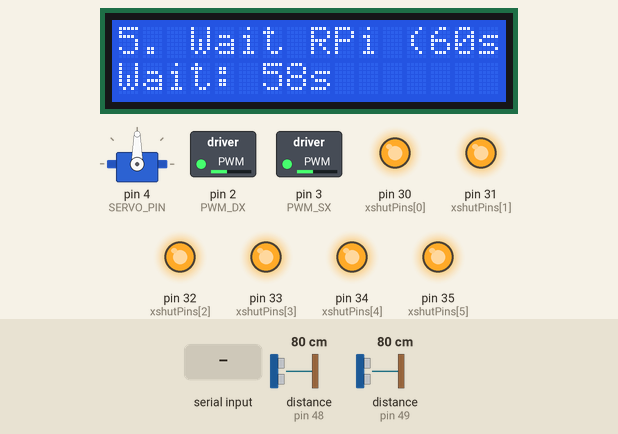
Recording of a sketch running on a simulated Arduino Mega 2560, built with avr-gcc and run on an emulated ATmega2560. Shown: 16×2 character LCD, servo, switched loads named in the sketch (green lamp = pin HIGH), output pins drawn as LEDs (lit = HIGH). The test bench sets the inputs (shaded band); at power-on: distance to the obstacle (sensors on pin 48, pin 49) 80 cm. What the sketch prints to the serial monitor is not drawn.

Above: at 14.1 s.
14.2 s: "PONG>" received over Serial
At 15.1 s:
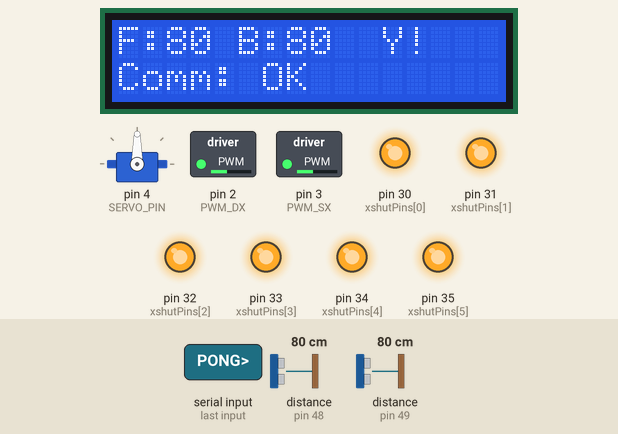
16.1 s: distance to the obstacle (sensor on pin 48) set to 120 cm
At 17.4 s:
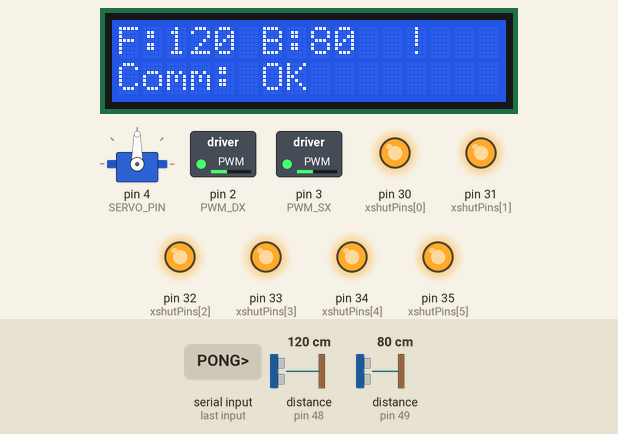
17.7 s: distance to the obstacle (sensor on pin 49) set to 120 cm
At 18.9 s:
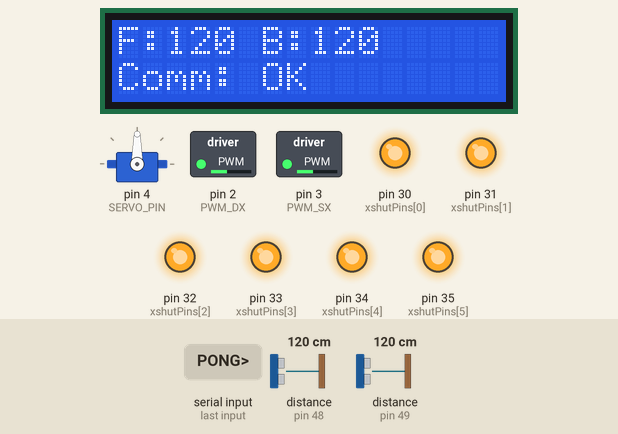
19.3 s: distance to the obstacle (sensor on pin 48) set to 2 cm
At 20.5 s:
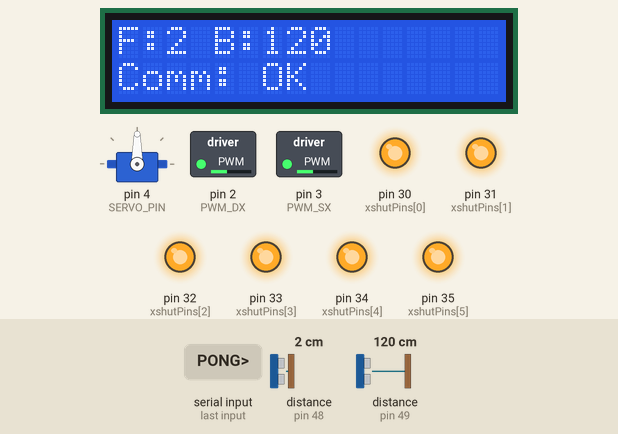
20.9 s: distance to the obstacle (sensor on pin 49) set to 2 cm
At 21.6 s:
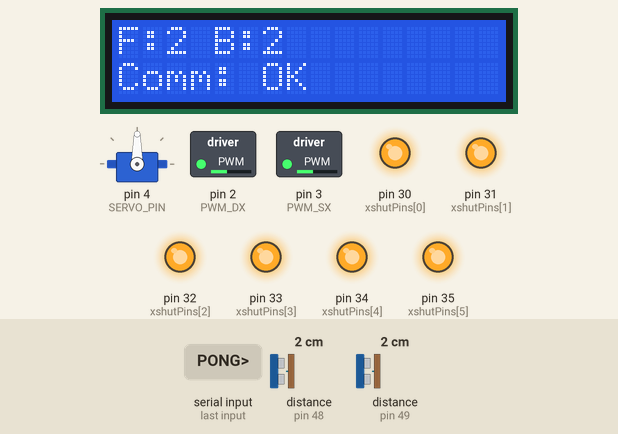
22.5 s: distance to the obstacle (sensor on pin 48) set to 4 cm
At 23.1 s:
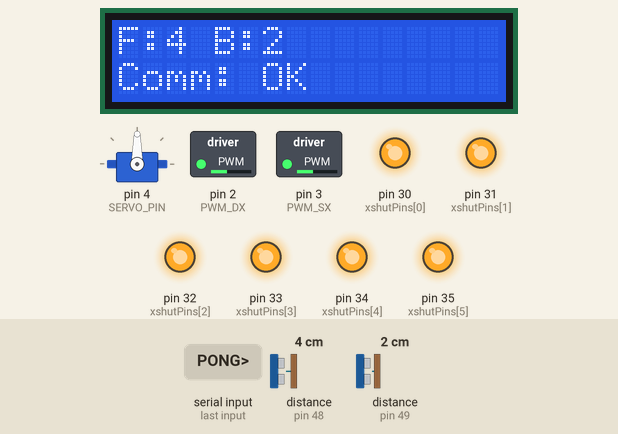
Timing chart, 0 to 25.1 s (numbered marks = the images above; inputs shaded):
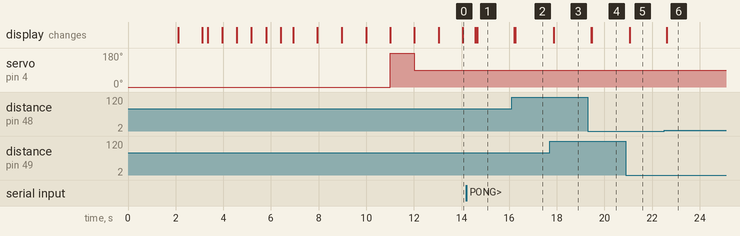

Measured:
- after the input at 14.2 s, the display: first changes after 0.38 s (image 1 shows a later state)
- after the input at 16.1 s, the display: first changes after 0.12 s (image 2 shows a later state)
- after the input at 17.7 s, the display: changes after 0.16 s (image 3)
- after the input at 19.3 s, the display: first changes after 0.14 s (image 4 shows a later state)
- after the input at 20.9 s, the display: changes after 0.17 s (image 5)
- after the input at 22.5 s, the display: changes after 0.11 s (image 6)

The sketch:

diagnostic.ino
```cpp
/*
 * Progetto: mENIAC 2026 - Tool di Diagnostica
 * Descrizione: Verifica hardware completa e test comunicazione seriale.
 */

#include <Wire.h>
#include <VL53L0X.h>
#include <MPU6050_light.h>
#include <LiquidCrystal_I2C.h>
#include <Servo.h>

// --- PIN DEFINITIONS ---
#define XSHUT_FRONT 30
#define XSHUT_BACK  31
#define XSHUT_DX_ANT 32
#define XSHUT_DX_POST 33
#define XSHUT_SX_ANT 34
#define XSHUT_SX_POST 35

#define PWM_DX 2
#define DX_IN1 22
#define DX_IN2 23
#define PWM_SX 3
#define SX_IN1 24
#define SX_IN2 25

#define SERVO_PIN 4
#define BTN_START 43
#define LED_STATUS 45

// --- OGGETTI ---
VL53L0X sensors[6];
const char* sensorNames[] = {"Front", "Back", "DxAnt", "DxPost", "SxAnt", "SxPost"};
int xshutPins[] = {30, 31, 32, 33, 34, 35};

MPU6050 mpu(Wire);
LiquidCrystal_I2C lcd(0x27, 16, 2);
Servo medikitServo;

void setup() {
  Serial.begin(115200);
  Wire.begin();

  lcd.init();
  lcd.backlight();
  lcd.clear();
  lcd.print("DIAGNOSTIC START");
  delay(2000);

  // 1. Test Giroscopio
  lcd.clear(); lcd.print("1. Testing IMU...");
  byte status = mpu.begin();
  if (status != 0) {
    lcd.setCursor(0,1); lcd.print("IMU ERROR: "); lcd.print(status);
    while(1);
  }
  lcd.setCursor(0,1); lcd.print("IMU OK");
  delay(1000);

  // 2. Test Sensori ToF
  lcd.clear(); lcd.print("2. Testing ToFs");
  for(int i=0; i<6; i++) {
    pinMode(xshutPins[i], OUTPUT);
    digitalWrite(xshutPins[i], LOW);
  }
  delay(100);

  for(int i=0; i<6; i++) {
    digitalWrite(xshutPins[i], HIGH);
    delay(100);

    sensors[i].setTimeout(500); // Imposta timeout di 500ms per evitare blocchi

    if (!sensors[i].init()) {
      lcd.clear();
      lcd.print("ToF ERR: "); lcd.print(sensorNames[i]);
      lcd.setCursor(0,1); lcd.print("Check XSHUT/I2C");
      Serial.print("ERRORE INIZIALIZZAZIONE SENSORE: "); Serial.println(sensorNames[i]);
      while(1);
    }

    sensors[i].setAddress(0x30 + i);
    lcd.setCursor(0,1); lcd.print(sensorNames[i]); lcd.print(" OK (0x"); lcd.print(0x30+i, HEX); lcd.print(")");
    delay(500);
  }

  // 3. Test Motori (LOGICA INVERTITA)
  lcd.clear(); lcd.print("3. Testing Motors");
  lcd.setCursor(0,1); lcd.print("Forward...");
  // Per andare avanti ora usiamo LOW/HIGH invece di HIGH/LOW
  analogWrite(PWM_DX, 100); digitalWrite(DX_IN1, LOW); digitalWrite(DX_IN2, HIGH);
  analogWrite(PWM_SX, 100); digitalWrite(SX_IN1, LOW); digitalWrite(SX_IN2, HIGH);
  delay(1000);

  lcd.setCursor(0,1); lcd.print("Backward...");
  digitalWrite(DX_IN1, HIGH); digitalWrite(DX_IN2, LOW);
  digitalWrite(SX_IN1, HIGH); digitalWrite(SX_IN2, LOW);
  delay(1000);
  // Stop
  digitalWrite(DX_IN1, HIGH); digitalWrite(DX_IN2, HIGH);
  digitalWrite(SX_IN1, HIGH); digitalWrite(SX_IN2, HIGH);
  lcd.setCursor(0,1); lcd.print("Motors Stopped");
  delay(1000);

  // 4. Test Servo
  lcd.clear(); lcd.print("4. Testing Servo");
  medikitServo.attach(SERVO_PIN);
  lcd.setCursor(0,1); lcd.print("Pos: 0"); medikitServo.write(0); delay(1000);
  lcd.setCursor(0,1); lcd.print("Pos: 180"); medikitServo.write(180); delay(1000);
  lcd.setCursor(0,1); lcd.print("Pos: 90"); medikitServo.write(90); delay(1000);

  // 5. Test Comunicazione con RPi (Timeout 60s)
  lcd.clear(); lcd.print("5. Wait RPi (60s)");
  long startWait = millis();
  bool rpiDetected = false;

  while(millis() - startWait < 60000) {
    Serial.println("<DIAG:PING>");
    if (Serial.available() > 0) {
      String msg = Serial.readStringUntil('>');
      if (msg.indexOf("PONG") != -1) {
        rpiDetected = true;
        break;
      }
    }
    lcd.setCursor(0,1); lcd.print("Wait: "); lcd.print((60000 - (millis() - startWait))/1000); lcd.print("s  ");
    delay(500);
  }

  lcd.clear();
  if (rpiDetected) {
    lcd.print("SYSTEM READY!");
    lcd.setCursor(0,1); lcd.print("Comm: OK");
    digitalWrite(LED_STATUS, HIGH);
  } else {
    lcd.print("COMM TIMEOUT");
    lcd.setCursor(0,1); lcd.print("Check RPi USB");
  }
}

void loop() {
  // Diagnostica continua sensori in loop dopo il test iniziale
  lcd.setCursor(0,0);
  lcd.print("F:"); lcd.print(sensors[0].readRangeContinuousMillimeters()/10);
  lcd.print(" B:"); lcd.print(sensors[1].readRangeContinuousMillimeters()/10);
  lcd.print("  ");
  delay(100);
}
```
